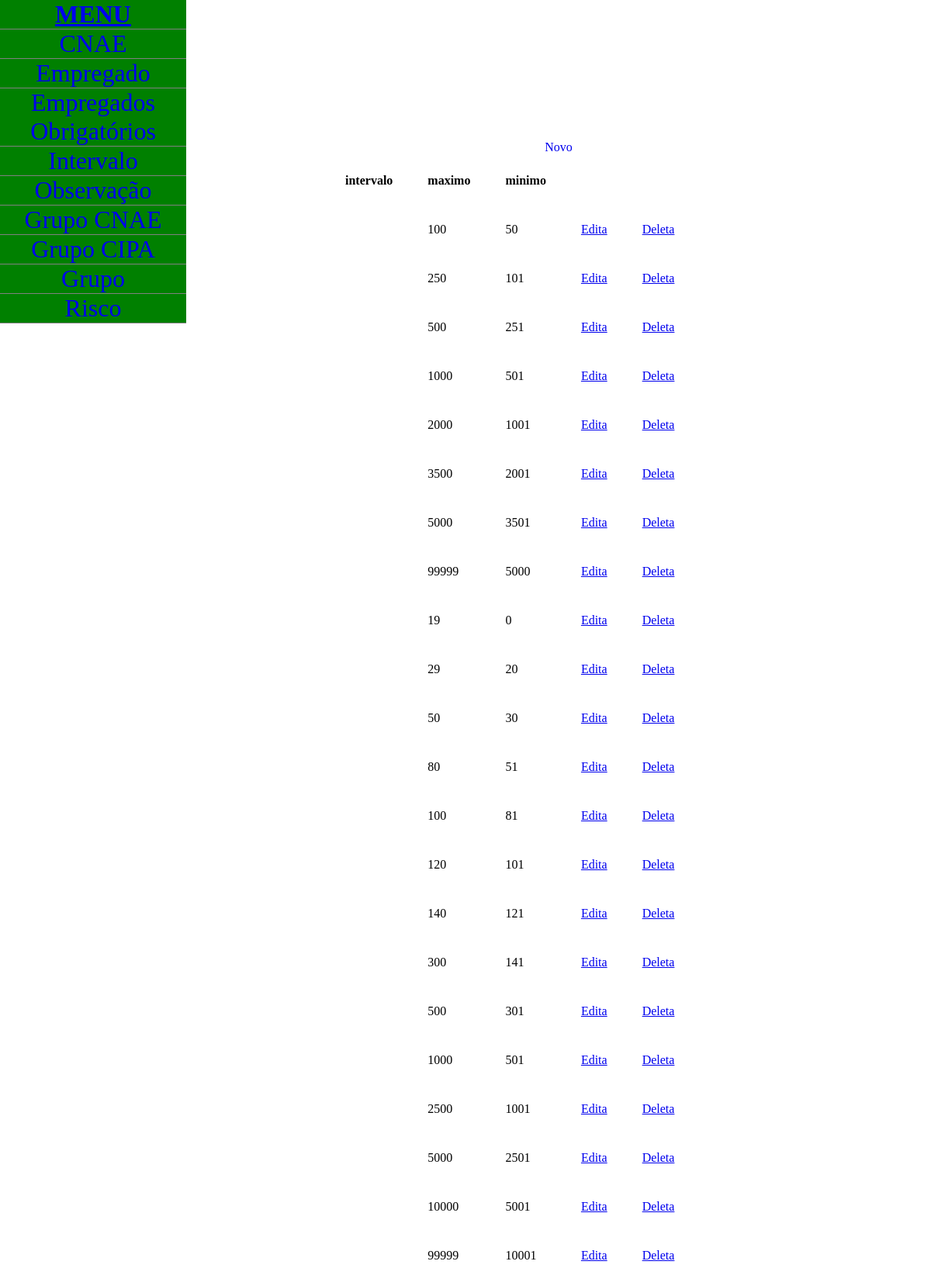
Screenshot of /html/lista_intervalo_tst.php with the database file from the repository.
### tables this page shows
CREATE TABLE intervalo(
	
	id_intervalo INT(4)NOT NULL AUTO_INCREMENT,
	minimo INT(5)NOT NULL,
	maximo INT(5)NOT NULL,
	
	CONSTRAINT PrKintervalo PRIMARY KEY (id_intervalo)
);

### processa/bd.class.php (called while the page is built, shortened)
<?php
	class bd{
	var $conexao;
		function add_banco($usuario, $senha, $endereco = "localhost", $nome_bd){
			$this->usuario = "$usuario";
			$this->senha = "$senha";
			$this->endereco = "$endereco";
			$this->nome_bd = "$nome_bd";
			$this->conexao = mysqli_connect($this->endereco, $this->usuario, $this->senha, $this->nome_bd) or die ("Erro ao conectar");
			}
		function get_all($tabela, $id = NULL){
			if(is_null($id)){
				$consulta = "SELECT * FROM $tabela";
				$resultado = mysqli_query($this->conexao, $consulta);
			}else{
				$bd = new bd;
				$consulta = "SELECT * FROM $tabela WHERE $id";
				$resultado = mysqli_query($this->conexao, $consulta);
			}
			return $resultado;
		}
	}
	$bd = new bd();

### html/lista_intervalo_tst.php (the view, shortened to what this page needs)
<?php require_once '../processa/bd.class.php' ?>
<html>
	<head>
		<link rel="stylesheet" href="style.css">
	</head>
	<body>
		<?php include "menu.php"; ?>
		<p class="centraliza">
		<a href="novo_tst.php" style='text-decoration: none;'>Novo</a>
		<table style="width:50%">
		  <tr>
			<th>intervalo</th> <th>maximo</th> <th>minimo</th>
		  </tr>
		  <?php
			$resultado = $bd->get_all('intervalo');
			while($linha = mysqli_fetch_array($resultado)){
					echo "<tr>
							<td>".
								$linha['intervalo']
							."</td>
							<td>".
								$linha['maximo']
							."</td>
							<td>".
								$linha['minimo']
							."</td>
							<td class='td'>
								<a href='edita_tst.php?COD=".$linha['id_intervalo']."'>Edita</a>
							</td>
							<td>
								<a href='deleta_tst.php?COD=".$linha['id_intervalo']."' onclick='confirma()'>Deleta</a>
							</td>
						</tr>";
				}
			?>
		</table>
	</body>
</html>

### html/style.css (style rules this page uses)
body { margin: 0px; }
.centraliza { position: absolute; text-align: center; left: 35%; top: 10%; width: 50%; }
.td { border: 1px solid white; border-collapse: collapse; }
table, td { border: 1px solid white; border-collapse: collapse; width: 100%; }
th, td { padding: 20px; height: 50px; border: 5px solid white; }

### rows the page displays
intervalo: maximo "100", minimo "50"
intervalo: maximo "250", minimo "101"
intervalo: maximo "500", minimo "251"
intervalo: maximo "1000", minimo "501"
intervalo: maximo "2000", minimo "1001"
intervalo: maximo "3500", minimo "2001"
intervalo: maximo "5000", minimo "3501"
intervalo: maximo "99999", minimo "5000"
intervalo: maximo "19", minimo "0"
intervalo: maximo "29", minimo "20"
intervalo: maximo "50", minimo "30"
intervalo: maximo "80", minimo "51"
intervalo: maximo "100", minimo "81"
intervalo: maximo "120", minimo "101"
intervalo: maximo "140", minimo "121"
intervalo: maximo "300", minimo "141"
intervalo: maximo "500", minimo "301"
intervalo: maximo "1000", minimo "501"
intervalo: maximo "2500", minimo "1001"
intervalo: maximo "5000", minimo "2501"
intervalo: maximo "10000", minimo "5001"
intervalo: maximo "99999", minimo "10001"
